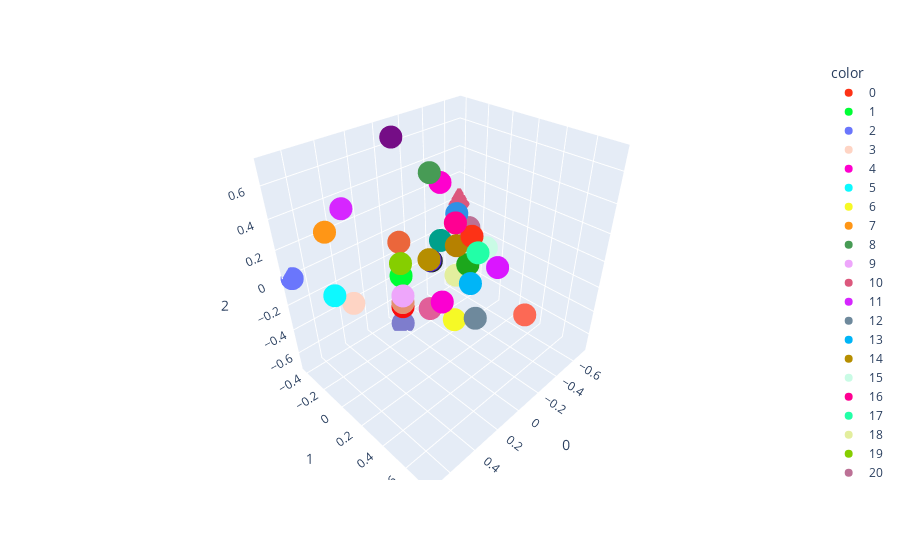

Notebook source saved alongside this figure:
### Code cell
def run_visualization_pca(beliefs):
    pca = PCA(n_components=3)
    pca.fit(beliefs)

    return pca

def visualize_ground_truth_simplex_3d(beliefs, belief_labels, pca):

    beliefs_pca = pca.transform(beliefs)

    colors = px.colors.qualitative.Light24 + px.colors.qualitative.Dark24 + px.colors.qualitative.Plotly
    fig = px.scatter_3d(beliefs_pca, x=0, y=1, z=2,
                        color=[str(i) for i in belief_labels],
                        color_discrete_sequence=colors)
    fig.show()

vis_pca = run_visualization_pca(list(msp_belief_index.keys()))
index = list(msp_belief_index.values())
visualize_ground_truth_simplex_3d(list(msp_belief_index.keys()),
                                  list(msp_belief_index.values()),
                                  vis_pca)

### Figure 1 — Plotly figure (JSON) as saved in the notebook; plotly's stock layout.template omitted (floating-point values rounded to 4 significant figures)
{"data": [{"hovertemplate": "color=0<br>0=%{x}<br>1=%{y}<br>2=%{z}<extra></extra>", "legendgroup": "0", "marker": {"color": "#FD3216", "symbol": "circle"}, "mode": "markers", "name": "0", "scene": "scene", "showlegend": true, "type": "scatter3d", "x": [-0.1768], "y": [0.2009], "z": [0.1768]}, {"hovertemplate": "color=1<br>0=%{x}<br>1=%{y}<br>2=%{z}<extra></extra>", "legendgroup": "1", "marker": {"color": "#00FE35", "symbol": "circle"}, "mode": "markers", "name": "1", "scene": "scene", "showlegend": true, "type": "scatter3d", "x": [0.2357], "y": [0.01605], "z": [3.491e-16]}, {"hovertemplate": "color=2<br>0=%{x}<br>1=%{y}<br>2=%{z}<extra></extra>", "legendgroup": "2", "marker": {"color": "#6A76FC", "symbol": "circle"}, "mode": "markers", "name": "2", "scene": "scene", "showlegend": true, "type": "scatter3d", "x": [0.7071], "y": [-0.4166], "z": [1.213e-16]}, {"hovertemplate": "color=3<br>0=%{x}<br>1=%{y}<br>2=%{z}<extra></extra>", "legendgroup": "3", "marker": {"color": "#FED4C4", "symbol": "circle"}, "mode": "markers", "name": "3", "scene": "scene", "showlegend": true, "type": "scatter3d", "x": [0.3536], "y": [-0.3537], "z": [-0.3536]}, {"hovertemplate": "color=4<br>0=%{x}<br>1=%{y}<br>2=%{z}<extra></extra>", "legendgroup": "4", "marker": {"color": "#FE00CE", "symbol": "circle"}, "mode": "markers", "name": "4", "scene": "scene", "showlegend": true, "type": "scatter3d", "x": [-0.4714], "y": [-0.3746], "z": [0.2357]}, {"hovertemplate": "color=5<br>0=%{x}<br>1=%{y}<br>2=%{z}<extra></extra>", "legendgroup": "5", "marker": {"color": "#0DF9FF", "symbol": "circle"}, "mode": "markers", "name": "5", "scene": "scene", "showlegend": true, "type": "scatter3d", "x": [0.4714], "y": [-0.3746], "z": [-0.2357]}, {"hovertemplate": "color=6<br>0=%{x}<br>1=%{y}<br>2=%{z}<extra></extra>", "legendgroup": "6", "marker": {"color": "#F6F926", "symbol": "circle"}, "mode": "markers", "name": "6", "scene": "scene", "showlegend": true, "type": "scatter3d", "x": [1.995e-16], "y": [0.2324], "z": [-0.3536]}, {"hovertemplate": "color=7<br>0=%{x}<br>1=%{y}<br>2=%{z}<extra></extra>", "legendgroup": "7", "marker": {"color": "#FF9616", "symbol": "circle"}, "mode": "markers", "name": "7", "scene": "scene", "showlegend": true, "type": "scatter3d", "x": [0.4714], "y": [-0.3746], "z": [0.2357]}, {"hovertemplate": "color=8<br>0=%{x}<br>1=%{y}<br>2=%{z}<extra></extra>", "legendgroup": "8", "marker": {"color": "#479B55", "symbol": "circle"}, "mode": "markers", "name": "8", "scene": "scene", "showlegend": true, "type": "scatter3d", "x": [-0.3536], "y": [-0.3537], "z": [0.3536]}, {"hovertemplate": "color=9<br>0=%{x}<br>1=%{y}<br>2=%{z}<extra></extra>", "legendgroup": "9", "marker": {"color": "#EEA6FB", "symbol": "circle"}, "mode": "markers", "name": "9", "scene": "scene", "showlegend": true, "type": "scatter3d", "x": [0.3536], "y": [0.1694], "z": [3.806e-17]}, {"hovertemplate": "color=10<br>0=%{x}<br>1=%{y}<br>2=%{z}<extra></extra>", "legendgroup": "10", "marker": {"color": "#DC587D", "symbol": "circle"}, "mode": "markers", "name": "10", "scene": "scene", "showlegend": true, "type": "scatter3d", "x": [-0.7071], "y": [-0.4166], "z": [-1.669e-15]}, {"hovertemplate": "color=11<br>0=%{x}<br>1=%{y}<br>2=%{z}<extra></extra>", "legendgroup": "11", "marker": {"color": "#D626FF", "symbol": "circle"}, "mode": "markers", "name": "11", "scene": "scene", "showlegend": true, "type": "scatter3d", "x": [0.3536], "y": [-0.3537], "z": [0.3536]}, {"hovertemplate": "color=12<br>0=%{x}<br>1=%{y}<br>2=%{z}<extra></extra>", "legendgroup": "12", "marker": {"color": "#6E899C", "symbol": "circle"}, "mode": "markers", "name": "12", "scene": "scene", "showlegend": true, "type": "scatter3d", "x": [1.37e-16], "y": [0.4068], "z": [-0.2357]}, {"hovertemplate": "color=13<br>0=%{x}<br>1=%{y}<br>2=%{z}<extra></extra>", "legendgroup": "13", "marker": {"color": "#00B5F7", "symbol": "circle"}, "mode": "markers", "name": "13", "scene": "scene", "showlegend": true, "type": "scatter3d", "x": [-0.1768], "y": [0.2009], "z": [-0.1768]}, {"hovertemplate": "color=14<br>0=%{x}<br>1=%{y}<br>2=%{z}<extra></extra>", "legendgroup": "14", "marker": {"color": "#B68E00", "symbol": "circle"}, "mode": "markers", "name": "14", "scene": "scene", "showlegend": true, "type": "scatter3d", "x": [0.1768], "y": [0.2009], "z": [0.1768]}, {"hovertemplate": "color=15<br>0=%{x}<br>1=%{y}<br>2=%{z}<extra></extra>", "legendgroup": "15", "marker": {"color": "#C9FBE5", "symbol": "circle"}, "mode": "markers", "name": "15", "scene": "scene", "showlegend": true, "type": "scatter3d", "x": [-0.3536], "y": [0.1694], "z": [-8.501e-16]}, {"hovertemplate": "color=16<br>0=%{x}<br>1=%{y}<br>2=%{z}<extra></extra>", "legendgroup": "16", "marker": {"color": "#FF0092", "symbol": "circle"}, "mode": "markers", "name": "16", "scene": "scene", "showlegend": true, "type": "scatter3d", "x": [-8.135e-16], "y": [0.2324], "z": [0.3536]}, {"hovertemplate": "color=17<br>0=%{x}<br>1=%{y}<br>2=%{z}<extra></extra>", "legendgroup": "17", "marker": {"color": "#22FFA7", "symbol": "circle"}, "mode": "markers", "name": "17", "scene": "scene", "showlegend": true, "type": "scatter3d", "x": [-5.384e-16], "y": [0.4068], "z": [0.2357]}, {"hovertemplate": "color=18<br>0=%{x}<br>1=%{y}<br>2=%{z}<extra></extra>", "legendgroup": "18", "marker": {"color": "#E3EE9E", "symbol": "circle"}, "mode": "markers", "name": "18", "scene": "scene", "showlegend": true, "type": "scatter3d", "x": [-0.2357], "y": [0.01605], "z": [-0.2357]}, {"hovertemplate": "color=19<br>0=%{x}<br>1=%{y}<br>2=%{z}<extra></extra>", "legendgroup": "19", "marker": {"color": "#86CE00", "symbol": "circle"}, "mode": "markers", "name": "19", "scene": "scene", "showlegend": true, "type": "scatter3d", "x": [0.2828], "y": [0.0774], "z": [0.1414]}, {"hovertemplate": "color=20<br>0=%{x}<br>1=%{y}<br>2=%{z}<extra></extra>", "legendgroup": "20", "marker": {"color": "#BC7196", "symbol": "circle"}, "mode": "markers", "name": "20", "scene": "scene", "showlegend": true, "type": "scatter3d", "x": [-0.2828], "y": [0.0774], "z": [0.1414]}, {"hovertemplate": "color=21<br>0=%{x}<br>1=%{y}<br>2=%{z}<extra></extra>", "legendgroup": "21", "marker": {"color": "#7E7DCD", "symbol": "circle"}, "mode": "markers", "name": "21", "scene": "scene", "showlegend": true, "type": "scatter3d", "x": [3.871e-16], "y": [-0.2907], "z": [-0.7071]}, {"hovertemplate": "color=22<br>0=%{x}<br>1=%{y}<br>2=%{z}<extra></extra>", "legendgroup": "22", "marker": {"color": "#FC6955", "symbol": "circle"}, "mode": "markers", "name": "22", "scene": "scene", "showlegend": true, "type": "scatter3d", "x": [1.199e-17], "y": [0.7555], "z": [-3.133e-17]}, {"hovertemplate": "color=23<br>0=%{x}<br>1=%{y}<br>2=%{z}<extra></extra>", "legendgroup": "23", "marker": {"color": "#E48F72", "symbol": "circle"}, "mode": "markers", "name": "23", "scene": "scene", "showlegend": true, "type": "scatter3d", "x": [0.2828], "y": [0.0774], "z": [-0.1414]}, {"hovertemplate": "color=24<br>0=%{x}<br>1=%{y}<br>2=%{z}<extra></extra>", "legendgroup": "24", "marker": {"color": "#2E91E5", "symbol": "circle"}, "mode": "markers", "name": "24", "scene": "scene", "showlegend": true, "type": "scatter3d", "x": [-0.2357], "y": [0.01605], "z": [0.2357]}, {"hovertemplate": "color=25<br>0=%{x}<br>1=%{y}<br>2=%{z}<extra></extra>", "legendgroup": "25", "marker": {"color": "#E15F99", "symbol": "circle"}, "mode": "markers", "name": "25", "scene": "scene", "showlegend": true, "type": "scatter3d", "x": [0.1768], "y": [0.2009], "z": [-0.1768]}, {"hovertemplate": "color=26<br>0=%{x}<br>1=%{y}<br>2=%{z}<extra></extra>", "legendgroup": "26", "marker": {"color": "#1CA71C", "symbol": "circle"}, "mode": "markers", "name": "26", "scene": "scene", "showlegend": true, "type": "scatter3d", "x": [-0.2828], "y": [0.0774], "z": [-0.1414]}, {"hovertemplate": "color=27<br>0=%{x}<br>1=%{y}<br>2=%{z}<extra></extra>", "legendgroup": "27", "marker": {"color": "#FB0D0D", "symbol": "circle"}, "mode": "markers", "name": "27", "scene": "scene", "showlegend": true, "type": "scatter3d", "x": [0.2357], "y": [0.01605], "z": [-0.2357]}, {"hovertemplate": "color=28<br>0=%{x}<br>1=%{y}<br>2=%{z}<extra></extra>", "legendgroup": "28", "marker": {"color": "#DA16FF", "symbol": "circle"}, "mode": "markers", "name": "28", "scene": "scene", "showlegend": true, "type": "scatter3d", "x": [-0.2357], "y": [0.3648], "z": [-5.864e-16]}, {"hovertemplate": "color=29<br>0=%{x}<br>1=%{y}<br>2=%{z}<extra></extra>", "legendgroup": "29", "marker": {"color": "#222A2A", "symbol": "circle"}, "mode": "markers", "name": "29", "scene": "scene", "showlegend": true, "type": "scatter3d", "x": [-0.3536], "y": [-0.3537], "z": [-0.3536]}, {"hovertemplate": "color=30<br>0=%{x}<br>1=%{y}<br>2=%{z}<extra></extra>", "legendgroup": "30", "marker": {"color": "#B68100", "symbol": "circle"}, "mode": "markers", "name": "30", "scene": "scene", "showlegend": true, "type": "scatter3d", "x": [-0.2357], "y": [0.01605], "z": [-2.494e-16]}, {"hovertemplate": "color=31<br>0=%{x}<br>1=%{y}<br>2=%{z}<extra></extra>", "legendgroup": "31", "marker": {"color": "#750D86", "symbol": "circle"}, "mode": "markers", "name": "31", "scene": "scene", "showlegend": true, "type": "scatter3d", "x": [-1.639e-15], "y": [-0.2907], "z": [0.7071]}, {"hovertemplate": "color=32<br>0=%{x}<br>1=%{y}<br>2=%{z}<extra></extra>", "legendgroup": "32", "marker": {"color": "#EB663B", "symbol": "circle"}, "mode": "markers", "name": "32", "scene": "scene", "showlegend": true, "type": "scatter3d", "x": [0.2357], "y": [0.01605], "z": [0.2357]}, {"hovertemplate": "color=33<br>0=%{x}<br>1=%{y}<br>2=%{z}<extra></extra>", "legendgroup": "33", "marker": {"color": "#511CFB", "symbol": "circle"}, "mode": "markers", "name": "33", "scene": "scene", "showlegend": true, "type": "scatter3d", "x": [-5.098e-17], "y": [0.01605], "z": [5.072e-17]}, {"hovertemplate": "color=34<br>0=%{x}<br>1=%{y}<br>2=%{z}<extra></extra>", "legendgroup": "34", "marker": {"color": "#00A08B", "symbol": "circle"}, "mode": "markers", "name": "34", "scene": "scene", "showlegend": true, "type": "scatter3d", "x": [-0.4714], "y": [-0.3746], "z": [-0.2357]}, {"hovertemplate": "color=35<br>0=%{x}<br>1=%{y}<br>2=%{z}<extra></extra>", "legendgroup": "35", "marker": {"color": "#FB00D1", "symbol": "circle"}, "mode": "markers", "name": "35", "scene": "scene", "showlegend": true, "type": "scatter3d", "x": [0.2357], "y": [0.3648], "z": [1.031e-17]}], "layout": {"legend": {"title": {"text": "color"}, "tracegroupgap": 0}, "margin": {"t": 60}, "scene": {"domain": {"x": [0, 1], "y": [0, 1]}, "xaxis": {"title": {"text": "0"}}, "yaxis": {"title": {"text": "1"}}, "zaxis": {"title": {"text": "2"}}}}}
